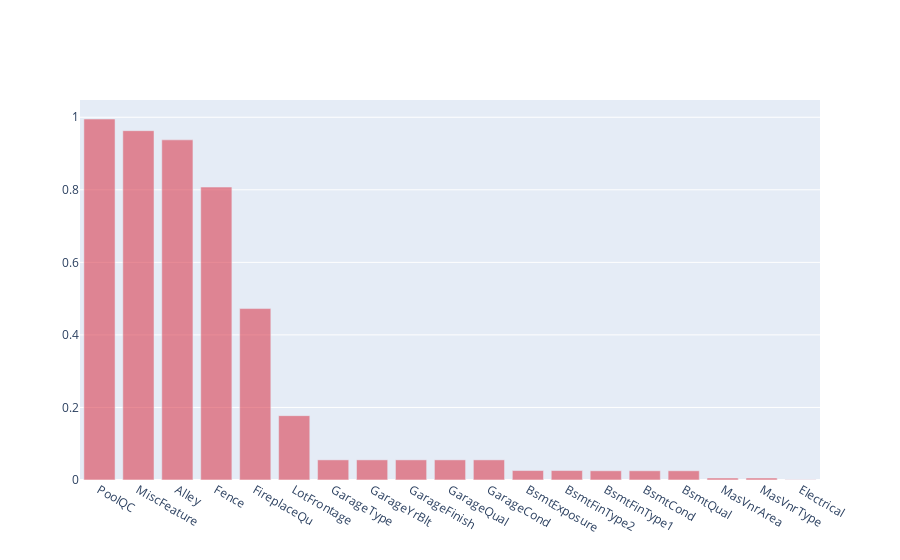

Notebook source saved alongside this figure:
### Markdown cell above
# Missing columns

### Code cell
listing= []
missing_rows = []
for i in range(0,df.shape[0]):
    if df.iloc[i,1] == True:
        misssing_row = df.iloc[i,0]
        missing_rows.append(df.iloc[i,0])
        listing.append(train_data[misssing_row].isna().value_counts()[1]/train_data[misssing_row].shape[0])
MissingFrame = pd.DataFrame({'Column':missing_rows,'Missing_percent':listing}).sort_values('Missing_percent', ascending=False)
MissingFrame.head(5) 

x  = MissingFrame['Column']
y = MissingFrame['Missing_percent']

data = go.Bar(x = x, y = y,marker=dict(color='rgba(219, 64, 82, 0.6)'), name='Missing Percentage')
fig = go.Figure(data = data)
fig

### Figure 1 — Plotly figure (JSON) as saved in the notebook; plotly's stock layout.template omitted (floating-point values rounded to 4 significant figures)
{"data": [{"marker": {"color": "rgba(219, 64, 82, 0.6)"}, "name": "Missing Percentage", "type": "bar", "x": ["PoolQC", "MiscFeature", "Alley", "Fence", "FireplaceQu", "LotFrontage", "GarageType", "GarageYrBlt", "GarageFinish", "GarageQual", "GarageCond", "BsmtExposure", "BsmtFinType2", "BsmtFinType1", "BsmtCond", "BsmtQual", "MasVnrArea", "MasVnrType", "Electrical"], "y": [0.9952, 0.963, 0.9377, 0.8075, 0.4726, 0.1774, 0.05548, 0.05548, 0.05548, 0.05548, 0.05548, 0.02603, 0.02603, 0.02534, 0.02534, 0.02534, 0.005479, 0.005479, 0.0006849]}], "layout": {}}
